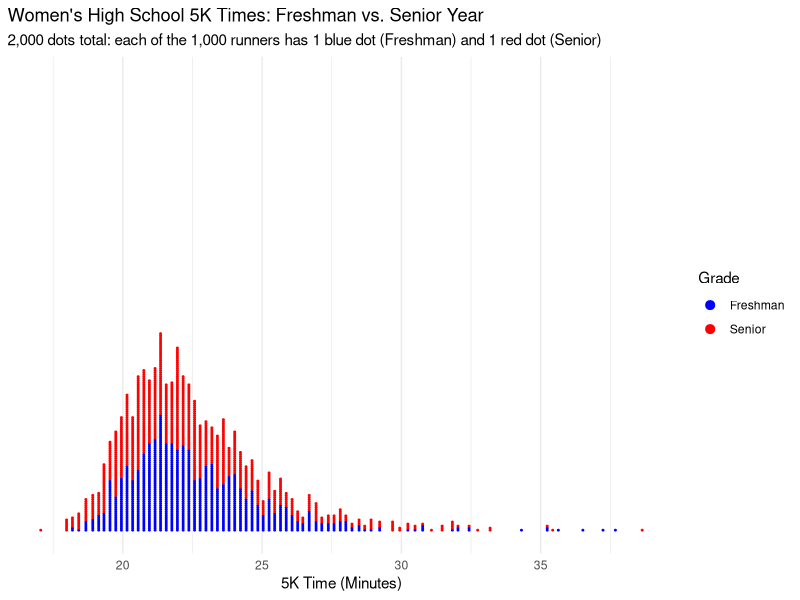
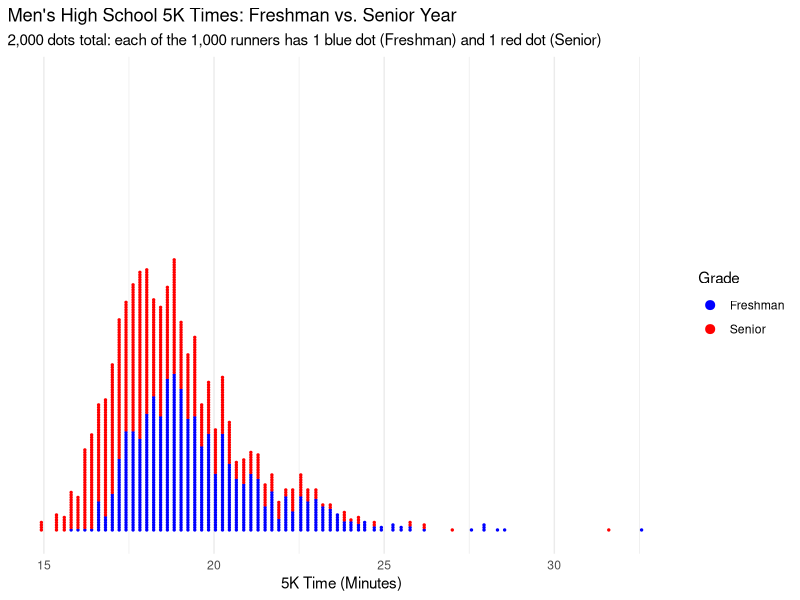

Source code (R) for these figures, in order:
## ---- chunk 1
library(tidyverse)

# Read the matched 5K dataset and convert seconds to minutes
xc_long <- read_csv("hs_5k_2000_runners.csv") |>
  pivot_longer(
    cols = c(freshman_seconds, senior_seconds),
    names_to = "year",
    values_to = "time_seconds"
  ) |>
  mutate(
    year = if_else(year == "freshman_seconds", "Freshman", "Senior"),
    time_minutes = time_seconds / 60
  )
## ---- chunk 2
# Calculate average 5K times in minutes and format as MM:SS
xc_long |>
  summarize(
    avg_seconds = mean(time_seconds),
    .by = c(gender, year)
  ) |>
  mutate(
    # Convert total seconds into M:SS string alongside decimal minutes
    avg_time = sprintf(
      "%d:%02d (%.2f min)",
      floor(avg_seconds / 60),
      round(avg_seconds %% 60),
      avg_seconds / 60
    )
  ) |>
  select(Gender = gender, year, avg_time) |>
  pivot_wider(names_from = year, values_from = avg_time) |>
  knitr::kable()
## ---- chunk 3
#| fig-width: 10
#| fig-height: 6
# Filter for women and stack all 2,000 dots (1,000 blue + 1,000 red) with no overlap
xc_long |>
  filter(gender == "Women") |>
  ggplot(aes(x = time_minutes, fill = year, color = year)) +
  geom_dotplot(
    binwidth = 0.2,
    stackgroups = TRUE,
    binpositions = "all",
    dotsize = 0.35,
    stackratio = 1.05
  ) +
  scale_fill_manual(values = c("Freshman" = "blue", "Senior" = "red")) +
  scale_color_manual(values = c("Freshman" = "blue", "Senior" = "red")) +
  scale_y_continuous(NULL, breaks = NULL) +
  labs(
    title = "Women's High School 5K Times: Freshman vs. Senior Year",
    subtitle = "2,000 dots total: each of the 1,000 runners has 1 blue dot (Freshman) and 1 red dot (Senior)",
    x = "5K Time (Minutes)",
    fill = "Grade",
    color = "Grade"
  ) +
  theme_minimal()
## ---- chunk 4
#| fig-width: 10
#| fig-height: 6
# Filter for men and stack all 2,000 dots (1,000 blue + 1,000 red) with no overlap
xc_long |>
  filter(gender == "Men") |>
  ggplot(aes(x = time_minutes, fill = year, color = year)) +
  geom_dotplot(
    binwidth = 0.2,
    stackgroups = TRUE,
    binpositions = "all",
    dotsize = 0.35,
    stackratio = 1.05
  ) +
  scale_fill_manual(values = c("Freshman" = "blue", "Senior" = "red")) +
  scale_color_manual(values = c("Freshman" = "blue", "Senior" = "red")) +
  scale_y_continuous(NULL, breaks = NULL) +
  labs(
    title = "Men's High School 5K Times: Freshman vs. Senior Year",
    subtitle = "2,000 dots total: each of the 1,000 runners has 1 blue dot (Freshman) and 1 red dot (Senior)",
    x = "5K Time (Minutes)",
    fill = "Grade",
    color = "Grade"
  ) +
  theme_minimal()
